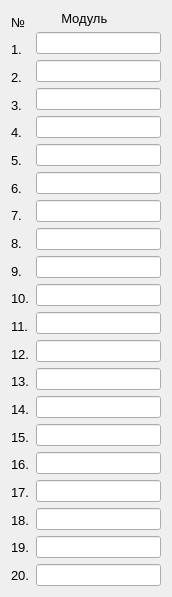
   <widget class="QWidget" name="layoutWidget">
    <property name="geometry">
     <rect>
      <x>833</x>
      <y>13</y>
      <width>172</width>
      <height>585</height>
     </rect>
    </property>
    <layout class="QHBoxLayout" name="horizontalLayout_15">
     <item>
      <layout class="QVBoxLayout" name="verticalLayout_2">
       <item>
        <widget class="QLabel" name="label_37">
         <property name="font">
          <font>
           <pointsize>10</pointsize>
          </font>
         </property>
         <property name="text">
          <string>№</string>
         </property>
        </widget>
       </item>
       <item>
        <widget class="QLabel" name="label_17">
         <property name="font">
          <font>
           <pointsize>10</pointsize>
          </font>
         </property>
         <property name="text">
          <string>1.</string>
         </property>
        </widget>
       </item>
       <item>
        <widget class="QLabel" name="label_18">
         <property name="font">
          <font>
           <pointsize>10</pointsize>
          </font>
         </property>
         <property name="text">
          <string>2.</string>
         </property>
        </widget>
       </item>
       <item>
        <widget class="QLabel" name="label_19">
         <property name="font">
          <font>
           <pointsize>10</pointsize>
          </font>
         </property>
         <property name="text">
          <string>3.</string>
         </property>
        </widget>
       </item>
       <item>
        <widget class="QLabel" name="label_20">
         <property name="font">
          <font>
           <pointsize>10</pointsize>
          </font>
         </property>
         <property name="text">
          <string>4.</string>
         </property>
        </widget>
       </item>
       <item>
        <widget class="QLabel" name="label_21">
         <property name="font">
          <font>
           <pointsize>10</pointsize>
          </font>
         </property>
         <property name="text">
          <string>5.</string>
         </property>
        </widget>
       </item>
       <item>
        <widget class="QLabel" name="label_22">
         <property name="font">
          <font>
           <pointsize>10</pointsize>
          </font>
         </property>
         <property name="text">
          <string>6.</string>
         </property>
        </widget>
       </item>
       <item>
        <widget class="QLabel" name="label_23">
         <property name="font">
          <font>
           <pointsize>10</pointsize>
          </font>
         </property>
         <property name="text">
          <string>7.</string>
         </property>
        </widget>
       </item>
       <item>
        <widget class="QLabel" name="label_24">
         <property name="font">
          <font>
           <pointsize>10</pointsize>
          </font>
         </property>
         <property name="text">
          <string>8.</string>
         </property>
        </widget>
       </item>
       <item>
        <widget class="QLabel" name="label_25">
         <property name="font">
          <font>
           <pointsize>10</pointsize>
          </font>
         </property>
         <property name="text">
          <string>9.</string>
         </property>
        </widget>
       </item>
       <item>
        <widget class="QLabel" name="label_26">
         <property name="font">
          <font>
           <pointsize>10</pointsize>
          </font>
         </property>
         <property name="text">
          <string>10.</string>
         </property>
        </widget>
       </item>
       <item>
        <widget class="QLabel" name="label_27">
         <property name="font">
          <font>
           <pointsize>10</pointsize>
          </font>
         </property>
         <property name="text">
          <string>11.</string>
         </property>
        </widget>
       </item>
       <item>
        <widget class="QLabel" name="label_28">
         <property name="font">
          <font>
           <pointsize>10</pointsize>
          </font>
         </property>
         <property name="text">
          <string>12.</string>
         </property>
        </widget>
       </item>
       <item>
        <widget class="QLabel" name="label_29">
         <property name="font">
          <font>
           <pointsize>10</pointsize>
          </font>
         </property>
         <property name="text">
          <string>13.</string>
         </property>
        </widget>
       </item>
       <item>
        <widget class="QLabel" name="label_30">
         <property name="font">
          <font>
           <pointsize>10</pointsize>
          </font>
         </property>
         <property name="text">
          <string>14.</string>
         </property>
        </widget>
       </item>
       <item>
        <widget class="QLabel" name="label_31">
         <property name="font">
          <font>
           <pointsize>10</pointsize>
          </font>
         </property>
         <property name="text">
          <string>15.</string>
         </property>
        </widget>
       </item>
       <item>
        <widget class="QLabel" name="label_32">
         <property name="font">
          <font>
           <pointsize>10</pointsize>
          </font>
         </property>
         <property name="text">
          <string>16.</string>
         </property>
        </widget>
       </item>
       <item>
        <widget class="QLabel" name="label_33">
         <property name="font">
          <font>
           <pointsize>10</pointsize>
          </font>
         </property>
         <property name="text">
          <string>17.</string>
         </property>
        </widget>
       </item>
       <item>
        <widget class="QLabel" name="label_34">
         <property name="font">
          <font>
           <pointsize>10</pointsize>
          </font>
         </property>
         <property name="text">
          <string>18.</string>
         </property>
        </widget>
       </item>
       <item>
        <widget class="QLabel" name="label_35">
         <property name="font">
          <font>
           <pointsize>10</pointsize>
          </font>
         </property>
         <property name="text">
          <string>19.</string>
         </property>
        </widget>
       </item>
       <item>
        <widget class="QLabel" name="label_36">
         <property name="font">
          <font>
           <pointsize>10</pointsize>
          </font>
         </property>
         <property name="text">
          <string>20.</string>
         </property>
        </widget>
       </item>
      </layout>
     </item>
     <item>
      <layout class="QVBoxLayout" name="verticalLayout">
       <item>
        <widget class="QLabel" name="label_38">
         <property name="font">
          <font>
           <pointsize>10</pointsize>
          </font>
         </property>
         <property name="text">
          <string>       Модуль</string>
         </property>
        </widget>
       </item>
       <item>
        <widget class="QLineEdit" name="module_1">
         <property name="font">
          <font>
           <pointsize>8</pointsize>
          </font>
         </property>
         <property name="text">
          <string/>
         </property>
        </widget>
       </item>
       <item>
        <widget class="QLineEdit" name="module_2">
         <property name="font">
          <font>
           <pointsize>8</pointsize>
          </font>
         </property>
         <property name="text">
          <string/>
         </property>
        </widget>
       </item>
       <item>
        <widget class="QLineEdit" name="module_3">
         <property name="font">
          <font>
           <pointsize>8</pointsize>
          </font>
         </property>
         <property name="text">
          <string/>
         </property>
        </widget>
       </item>
       <item>
        <widget class="QLineEdit" name="module_4">
         <property name="font">
          <font>
           <pointsize>8</pointsize>
          </font>
         </property>
         <property name="text">
          <string/>
         </property>
        </widget>
       </item>
       <item>
        <widget class="QLineEdit" name="module_5">
         <property name="font">
          <font>
           <pointsize>8</pointsize>
          </font>
         </property>
         <property name="text">
          <string/>
         </property>
        </widget>
       </item>
       <item>
        <widget class="QLineEdit" name="module_6">
         <property name="font">
          <font>
           <pointsize>8</pointsize>
          </font>
         </property>
         <property name="text">
          <string/>
         </property>
        </widget>
       </item>
       <item>
        <widget class="QLineEdit" name="module_7">
         <property name="font">
          <font>
           <pointsize>8</pointsize>
          </font>
         </property>
         <property name="text">
          <string/>
         </property>
        </widget>
       </item>
       <item>
        <widget class="QLineEdit" name="module_8">
         <property name="font">
          <font>
           <pointsize>8</pointsize>
          </font>
         </property>
         <property name="text">
          <string/>
         </property>
        </widget>
       </item>
       <item>
        <widget class="QLineEdit" name="module_9">
         <property name="font">
          <font>
           <pointsize>8</pointsize>
          </font>
         </property>
         <property name="text">
          <string/>
         </property>
        </widget>
       </item>
       <item>
        <widget class="QLineEdit" name="module_10">
         <property name="font">
          <font>
           <pointsize>8</pointsize>
          </font>
         </property>
         <property name="text">
          <string/>
         </property>
        </widget>
       </item>
       <item>
        <widget class="QLineEdit" name="module_11">
         <property name="font">
          <font>
           <pointsize>8</pointsize>
          </font>
         </property>
         <property name="text">
          <string/>
         </property>
        </widget>
       </item>
       <item>
        <widget class="QLineEdit" name="module_12">
         <property name="font">
          <font>
           <pointsize>8</pointsize>
          </font>
         </property>
         <property name="text">
          <string/>
         </property>
        </widget>
       </item>
       <item>
        <widget class="QLineEdit" name="module_13">
         <property name="font">
          <font>
           <pointsize>8</pointsize>
          </font>
         </property>
         <property name="text">
          <string/>
         </property>
        </widget>
       </item>
       <item>
        <widget class="QLineEdit" name="module_14">
         <property name="font">
          <font>
           <pointsize>8</pointsize>
          </font>
         </property>
         <property name="text">
          <string/>
         </property>
        </widget>
       </item>
       <item>
        <widget class="QLineEdit" name="module_15">
         <property name="font">
          <font>
           <pointsize>8</pointsize>
          </font>
         </property>
         <property name="text">
          <string/>
         </property>
        </widget>
       </item>
       <item>
        <widget class="QLineEdit" name="module_16">
         <property name="font">
          <font>
           <pointsize>8</pointsize>
          </font>
         </property>
         <property name="text">
          <string/>
         </property>
        </widget>
       </item>
       <item>
        <widget class="QLineEdit" name="module_17">
         <property name="font">
          <font>
           <pointsize>8</pointsize>
          </font>
         </property>
         <property name="text">
          <string/>
         </property>
        </widget>
       </item>
       <item>
        <widget class="QLineEdit" name="module_18">
         <property name="font">
          <font>
           <pointsize>8</pointsize>
          </font>
         </property>
         <property name="text">
          <string/>
         </property>
        </widget>
       </item>
       <item>
        <widget class="QLineEdit" name="module_19">
         <property name="font">
          <font>
           <pointsize>8</pointsize>
          </font>
         </property>
         <property name="text">
          <string/>
         </property>
        </widget>
       </item>
       <item>
        <widget class="QLineEdit" name="module_20">
         <property name="font">
          <font>
           <pointsize>8</pointsize>
          </font>
         </property>
         <property name="text">
          <string/>
         </property>
        </widget>
       </item>
      </layout>
     </item>
    </layout>
   </widget>
